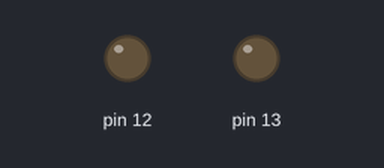
Bench run of a sketch on a simulated Arduino Uno, built with avr-gcc and run on an emulated ATmega328P. Shown: output pins drawn as LEDs (lit = HIGH). Dashed ring = blinking.

Above: at 1.0 s.
At 6.5 s:
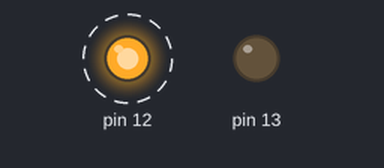
At 12.5 s:
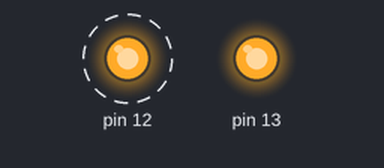
Timing chart, 0 to 13.0 s (numbered marks = the images above):
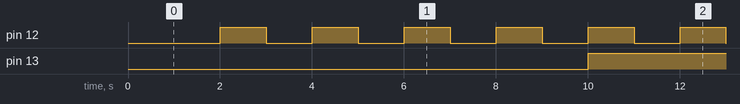

The sketch:

1-3.ino
```cpp
#include <pt.h>

    static int counter1,counter2,state1=0,state2=0;

    static int protothread1(struct pt *pt)
    {
      PT_BEGIN(pt);
      while(1)
      {
        PT_WAIT_UNTIL(pt, counter1==1);
        digitalWrite(12,state1);
        state1=!state1;
        counter1=0;
      }
      PT_END(pt);
    }


    static int protothread2(struct pt *pt)
    {
      PT_BEGIN(pt);
      while(1) {
        PT_WAIT_UNTIL(pt, counter2==5);
        counter2=0;
        digitalWrite(13,state2);
        state2=!state2;
      }
      PT_END(pt);
    }


    static struct pt pt1, pt2;
    void setup()
    {

      pinMode(12,OUTPUT);
      pinMode(13,OUTPUT);
      PT_INIT(&pt1);
      PT_INIT(&pt2);
    }

    void loop ()
    {
        protothread1(&pt1);
        protothread2(&pt2);
        delay(1000);
        counter1++;
        counter2++;
      }
```

Measured:
- by itself, pin 12: alternates HIGH for 1.0 s and LOW for 1.0 s
- by itself, pin 13: alternates HIGH for 5.0 s and LOW for 5.0 s
